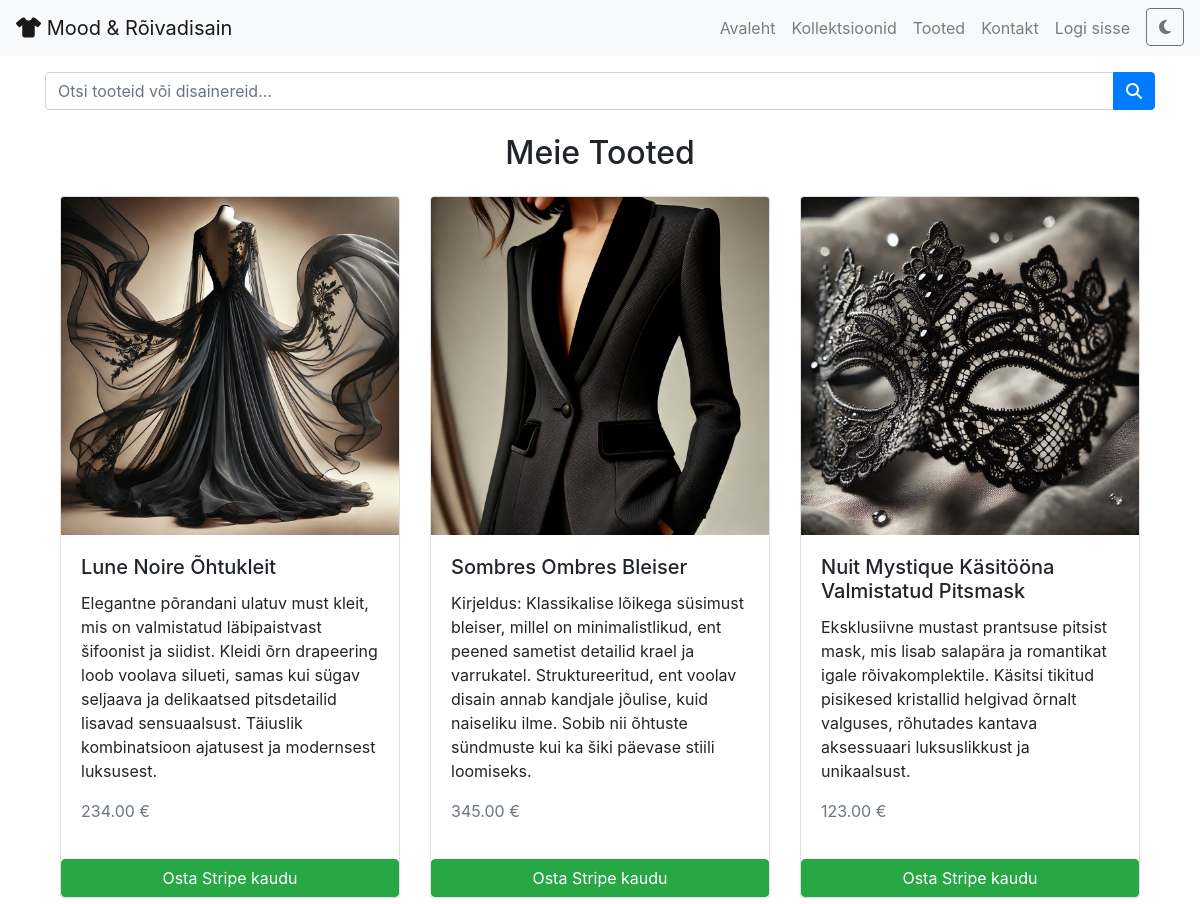
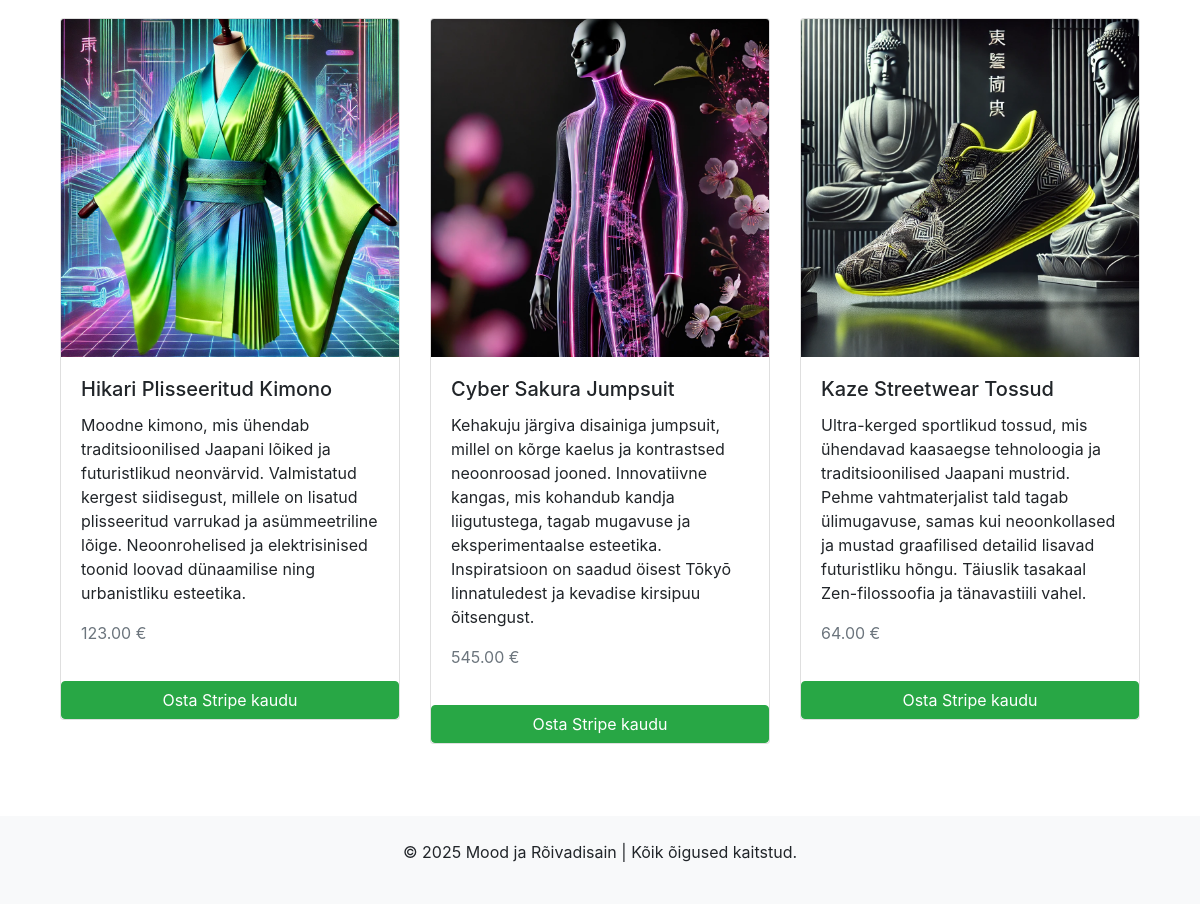
Screenshot of /tooted/ with the database file from the repository (2 pictures, top to bottom).
### galerii/models.py (models this page shows, shortened)
class Toode(models.Model):
    nimi = models.CharField(max_length=100)
    kirjeldus = models.TextField()
    hind = models.DecimalField(max_digits=10, decimal_places=2)
    kollektsioon = models.ForeignKey(Kollektsioon, on_delete=models.CASCADE)
    pilt = models.ImageField(upload_to='tooted/')
    pilt_360 = models.FileField(upload_to='tooted/360/', blank=True, null=True)
    saadaval = models.BooleanField(default=True)

### galerii/views.py (the view)
# urls.py: path('tooted/', tooted, name='tooted'),
def tooted(request):
    tooted = Toode.objects.filter(saadaval=True)
    return render(request, 'galerii/tooted.html', {'tooted': tooted})

### galerii/templates/galerii/tooted.html (shortened to what this page needs)
{% extends "base.html" %}
{% block content %}
<div class="container">
    <h2 class="text-center mb-4">Meie Tooted</h2>
    <div class="row">
        {% for toode in tooted %}
            <div class="col-md-4">
                <div class="card mb-4">
                    <img src="{{ toode.pilt.url }}" class="card-img-top" alt="{{ toode.nimi }}">
                    <div class="card-body">
                        <h5 class="card-title">{{ toode.nimi }}</h5>
                        <p class="card-text">{{ toode.kirjeldus }}</p>
                        <p class="text-muted">{{ toode.hind }} €</p>
                    </div>
                    <a href="{% url 'checkout' toode.id %}" class="btn btn-success">Osta Stripe kaudu</a>
                </div>
            </div>
        {% empty %}
            <p>Hetkel pole tooteid saadaval.</p>
        {% endfor %}
    </div>
</div>
{% endblock %}

### galerii/templates/base.html (style rules this page uses)
body { transition: background 0.3s, color 0.3s; }

### rows the page displays
Toode: pilt (picture), nimi "Lune Noire Õhtukleit", kirjeldus "Elegantne põrandani ulatuv must kleit, mis on valmistatud läbipaistvast šifoonist ja siidist. Kleidi õrn drapeering loob voolava silueti, samas kui sügav seljaava ja delikaatsed pitsdetailid lisavad sensuaalsust. Täiuslik kombinatsioon ajatusest ja modernsest luksusest.", hind "234.00"
Toode: pilt (picture), nimi "Sombres Ombres Bleiser", kirjeldus "Kirjeldus: Klassikalise lõikega süsimust bleiser, millel on minimalistlikud, ent peened sametist detailid krael ja varrukatel. Struktureeritud, ent voolav disain annab kandjale jõulise, kuid naiseliku ilme. Sobib nii õhtuste sündmuste kui ka šiki päevase stiili loomiseks.", hind "345.00"
Toode: pilt (picture), nimi "Nuit Mystique Käsitööna Valmistatud Pitsmask", kirjeldus "Eksklusiivne mustast prantsuse pitsist mask, mis lisab salapära ja romantikat igale rõivakomplektile. Käsitsi tikitud pisikesed kristallid helgivad õrnalt valguses, rõhutades kantava aksessuaari luksuslikkust ja unikaalsust.", hind "123.00"
Toode: pilt (picture), nimi "Hikari Plisseeritud Kimono", kirjeldus "Moodne kimono, mis ühendab traditsioonilised Jaapani lõiked ja futuristlikud neonvärvid. Valmistatud kergest siidisegust, millele on lisatud plisseeritud varrukad ja asümmeetriline lõige. Neoonrohelised ja elektrisinised toonid loovad dünaamilise ning urbanistliku esteetika.", hind "123.00"
Toode: pilt (picture), nimi "Cyber Sakura Jumpsuit", kirjeldus "Kehakuju järgiva disainiga jumpsuit, millel on kõrge kaelus ja kontrastsed neoonroosad jooned. Innovatiivne kangas, mis kohandub kandja liigutustega, tagab mugavuse ja eksperimentaalse esteetika. Inspiratsioon on saadud öisest Tōkyō linnatuledest ja kevadise kirsipuu õitsengust.", hind "545.00"
Toode: pilt (picture), nimi "Kaze Streetwear Tossud", kirjeldus "Ultra-kerged sportlikud tossud, mis ühendavad kaasaegse tehnoloogia ja traditsioonilised Jaapani mustrid. Pehme vahtmaterjalist tald tagab ülimugavuse, samas kui neoonkollased ja mustad graafilised detailid lisavad futuristliku hõngu. Täiuslik tasakaal Zen-filossoofia ja tänavastiili vahel.", hind "64.00"
